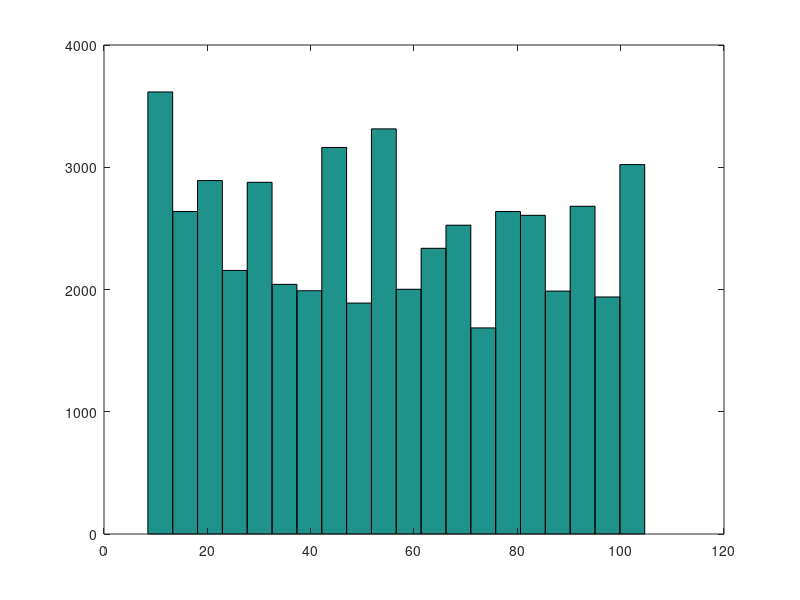

MATLAB code to generate this figure:


saccDists = [];

for arrayNum = 1:100
%% LAYOUT
    
    arrayStim = [0 0];

    for i = 1:100

        assigned = false;
        while assigned == false

            testX = ceil(rand*290+5);
            testY = ceil(rand*290+5);

            if sum(sum((testX - arrayStim(:,1)).^2 + (testY - arrayStim(:,2)).^2 < 300)) == 0
                   arrayStim = [arrayStim; [testX testY]];
%                    tile(testX-OffS(1):testX+OffS(1), testY-OffS(2):testY+OffS(2), :) = targIm(:,:,:);
                   assigned = true;
            end

        end


    end

    currLoc = [0 0];

    %% CHOOSE A TARGET

    for i = 1:500

        inRange = false;
        while inRange == false
            targNum = ceil(rand*100+1);
            if (abs(max(currLoc - arrayStim(targNum))) < 75) && (abs(max(currLoc - arrayStim(targNum))) > 0)
                
                saccDists = [saccDists (sum((currLoc-arrayStim(targNum)).^2)).^0.5];
                inRange = true;
            end
        end

    end
    
end

figure(69)
hold off;
hist(saccDists,20);
        